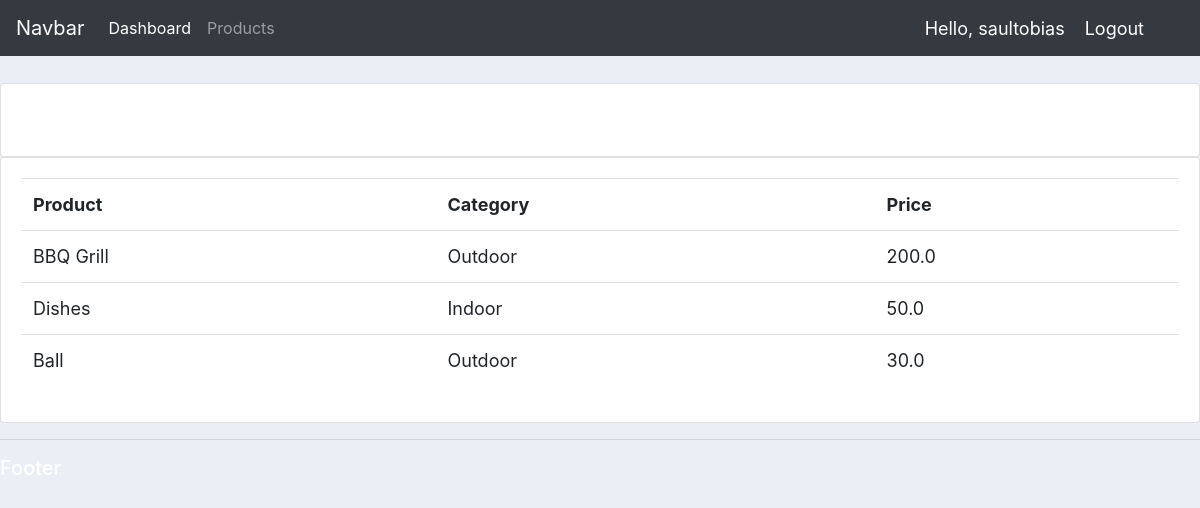
Screenshot of /products/ (signed in) with the database file from the repository.
### accounts/models.py (models this page shows, shortened)
class Product(models.Model):
	CATEGORY = (
			('Indoor', 'Indoor'),
			('Outdoor', 'Outdoor'),
		)
	name = models.CharField(max_length=200, null=True)
	price = models.FloatField(null=True)
	category = models.CharField(max_length=200, null=True, choices=CATEGORY)
	description = models.CharField(max_length=200, null=True, blank = True)
	date_created = models.DateTimeField(auto_now_add=True, null=True)
	tags = models.ManyToManyField(Tag)

### accounts/views.py (the view)
# urls.py: path('products/', views.products, name="products"),
@login_required(login_url='login')
def products(request):
	products = Product.objects.all()
	return render(request, 'accounts/products.html', {'products':products})

### accounts/templates/accounts/products.html
{% extends 'accounts/main.html' %}
{% block content %}
<br>
<div class="row">
	<div class="col-md">
		<div class="card card-body">
			<h5>Products</h5>
		</div>
		<div class="card card-body">
			<table class="table">
				<tr>
					<th>Product</th>
					<th>Category</th>
					<th>Price</th>
				</tr>
				{% for product in products %}
				<tr>
					<td>{{product.name}}</td>
					<td>{{product.category}}</td>
					<td>{{product.price}}</td>
				</tr>
				{% endfor %}
			</table>
		</div>
	</div>
</div>
{% endblock %}

### accounts/templates/accounts/navbar.html (shortened to what this page needs)
{% load static %}
<nav class="navbar navbar-expand-lg navbar-dark bg-dark">
  <a class="navbar-brand" href="{% url 'home' %}">Navbar</a>
  <div class="collapse navbar-collapse" id="navbarNav">
    <ul class="navbar-nav">
      <li class="nav-item active">
        <a class="nav-link" href="{% url 'home' %}">Dashboard </a>
      </li>
      <li class="nav-item">
        <a class="nav-link" href="{% url 'products' %}">Products</a>
      </li>
    </ul>
  </div>
  <span class="hello-msg">Hello, {{request.user}}</span>
  <span><a href="{% url 'logout' %}" class="hello-msg">Logout</span>
</nav>

### static/css/main.css (style rules this page uses)
body { background-color: #ebeff5; }

### accounts/templates/accounts/navbar.html (style rules this page uses)
.hello-msg { font-size: 18px; color: #fff; margin-right: 20px; }

### rows the page displays
Product: name "BBQ Grill", category "Outdoor", price "200.0"
Product: name "Dishes", category "Indoor", price "50.0"
Product: name "Ball", category "Outdoor", price "30.0"

### other values shown
{{ request.user }} "saultobias"
